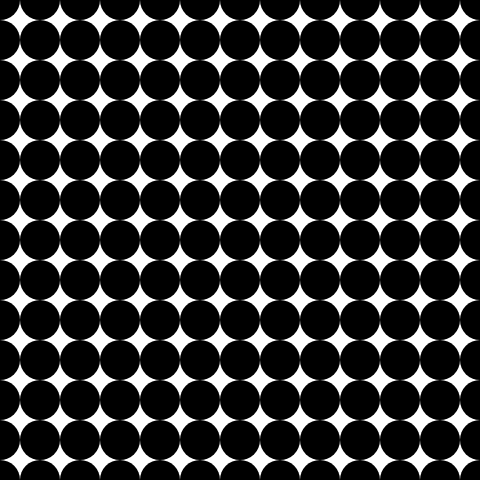
Frame 1 (no input)
Frame 60 (no input): identical to frame 1, image omitted
Frame 120 (the mouse pressed at the canvas centre since frame 60): identical to frame 1, image omitted

The p5.js sketch that drew this single still picture (run headless with seeded random() and noise() and a simulated clock; from frame 60 on, the mouse is pressed at the canvas centre):

// p5.js sketch
// ── sketch.js
function setup() {
  createCanvas(480, 480);
  noStroke();
}

function draw() {
  background(255);
  
  ////Bucle anidado
  
  for (var y = 0; y <= height; y = y + 40) {
    for (var x = 0; x <= width; x = x + 40){
      fill(0);
      ellipse(x,y,40,40);
    }
  }
  
}
